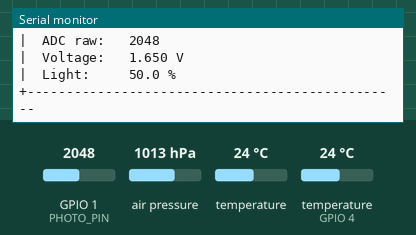
Bench run of a program on a simulated ESP32-S3. On the bench: the last lines printed to the serial monitor. Wiring (inferred from the names in the program): BMP280 pressure sensor at I2C address 0x76. Inputs (shaded band) come from the test bench; at power-on: air pressure 1013 hPa, temperature (sensor on GPIO 4) 24 °C, GPIO 1 (PHOTO_PIN) = 2048, temperature 24 °C (analog values on the 0–4095 scale).

Above: at 2.2 s.
2.3 s: air pressure set to 952 hPa
At 4.1 s:
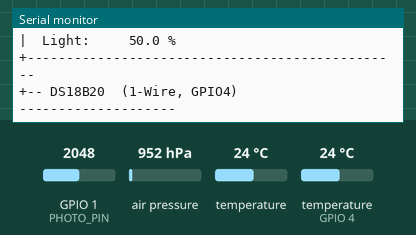
4.2 s: temperature (sensor on GPIO 4) set to 12 °C
At 5.7 s:
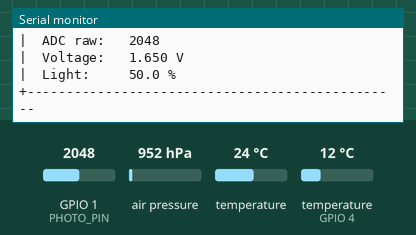
6.1 s: GPIO 1 (PHOTO_PIN) set to 2866
At 7.8 s:
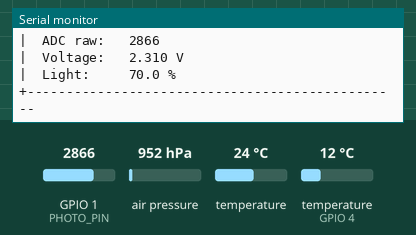
8.0 s: temperature (sensor 0) set to 12 °C
At 9.8 s:
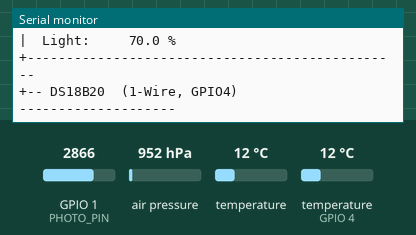
9.9 s: temperature (sensor on GPIO 4) set to 19 °C
At 11.3 s:
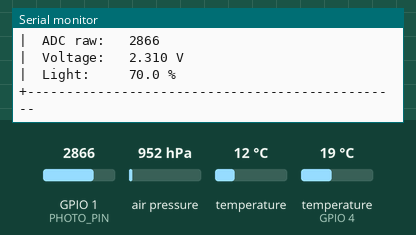
11.8 s: GPIO 1 (PHOTO_PIN) set to 3972
At 14.1 s:
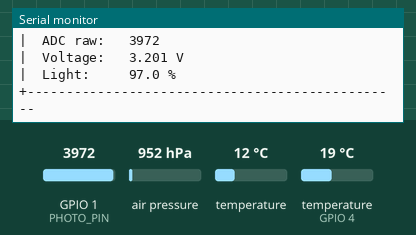
Timing chart, 0 to 14.7 s (numbered marks = the images above; inputs shaded):
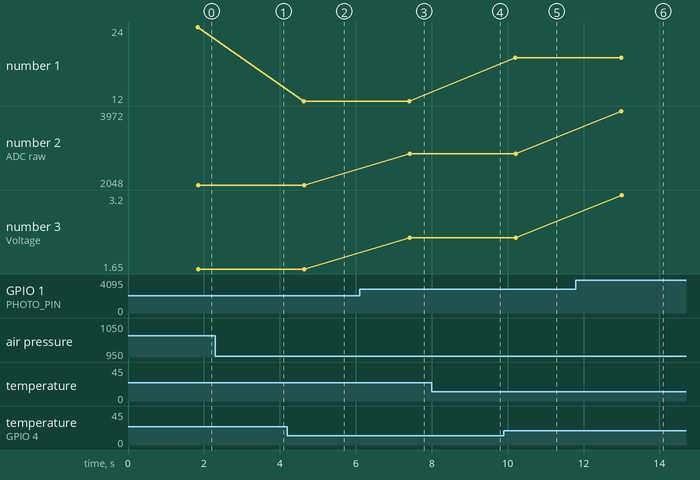

The program:

main.cpp
```cpp
/**
 * LAB 2.5 -- Complex Sensor Demo on ESP32-S3
 *
 * Sensors:
 *   DS18B20      -- 1-Wire digital temperature sensor
 *   BMP280       -- I2C barometric pressure + temperature sensor
 *   Photoresistor -- analog light sensor via ADC
 *
 * Wiring:
 *   DS18B20   DATA  -> GPIO4   (5.1 kOhm pull-up to 3.3V)
 *   DS18B20   VCC   -> 3.3V
 *   DS18B20   GND   -> GND
 *
 *   BMP280    SDA   -> GPIO41
 *   BMP280    SCL   -> GPIO42
 *   BMP280    VCC   -> 3.3V
 *   BMP280    GND   -> GND
 *   BMP280    addr  -> GND  (I2C address = 0x76)
 *
 *   Photoresistor: 3.3V -> 10kOhm -> GPIO1 -> photoresistor -> GND
 *   (higher light = lower resistance = higher voltage on GPIO1)
 */

#include <Arduino.h>
#include <Wire.h>
#include <OneWire.h>
#include <DallasTemperature.h>
#include "bmp280.h"

// --- Pin definitions ---------------------------------------------------------
#define ONE_WIRE_PIN   4    // DS18B20 data
#define I2C_SDA        41
#define I2C_SCL        42
#define PHOTO_PIN      1    // ADC -- photoresistor divider

// --- Objects -----------------------------------------------------------------
OneWire           oneWire(ONE_WIRE_PIN);
DallasTemperature ds18b20(&oneWire);
BMP280            bmp(0x76);

// --- Helpers -----------------------------------------------------------------
void printRomAddress(const uint8_t *addr) {
    for (uint8_t i = 0; i < 8; i++) {
        if (addr[i] < 0x10) Serial.print('0');
        Serial.print(addr[i], HEX);
        if (i < 7) Serial.print(':');
    }
}

// =============================================================================
// setup()
// =============================================================================
void setup() {
    Serial.begin(115200);
    delay(1000);

    Serial.println();
    Serial.println("================================================");
    Serial.println("  LAB 2.5 -- Complex Sensor Demo");
    Serial.println("  DS18B20 | BMP280 | Photoresistor");
    Serial.println("================================================");
    Serial.println();

    // --- 1-Wire / DS18B20 ----------------------------------------------------
    ds18b20.begin();
    Serial.printf("[1-Wire] Bus pin: GPIO%d\n", ONE_WIRE_PIN);
    uint8_t count = ds18b20.getDeviceCount();
    Serial.printf("[1-Wire] DS18B20 found: %d\n", count);
    if (count > 0) {
        for (uint8_t i = 0; i < count; i++) {
            DeviceAddress addr;
            if (ds18b20.getAddress(addr, i)) {
                Serial.printf("  Sensor [%d] ROM: ", i);
                printRomAddress(addr);
                Serial.println();
            }
        }
        ds18b20.setResolution(12);
        Serial.println("  Resolution: 12-bit (0.0625 C)");
    } else {
        Serial.println("  ERROR: no DS18B20 detected -- check wiring & pull-up");
    }
    Serial.println();

    // --- I2C / BMP280 --------------------------------------------------------
    Wire.begin(I2C_SDA, I2C_SCL);
    Serial.printf("[I2C]    SDA=GPIO%d  SCL=GPIO%d\n", I2C_SDA, I2C_SCL);

    // I2C bus scan -- helps diagnose wiring issues
    Serial.println("  Scanning I2C bus...");
    int found = 0;
    for (uint8_t addr = 1; addr < 127; addr++) {
        Wire.beginTransmission(addr);
        if (Wire.endTransmission() == 0) {
            Serial.printf("  -> device found at 0x%02X\n", addr);
            found++;
        }
    }
    if (found == 0) Serial.println("  -> no I2C devices found! Check SDA/SCL wiring.");
    if (!bmp.begin(Wire)) {
        Serial.println("  ERROR: BMP280 not found -- check wiring & address");
    } else {
        Serial.printf("  BMP280 found, chip ID: 0x%02X\n", bmp.chipID());
    }
    Serial.println();

    // --- ADC / Photoresistor -------------------------------------------------
    Serial.printf("[ADC]    Photoresistor pin: GPIO%d\n", PHOTO_PIN);
    analogReadResolution(12);   // 0-4095
    Serial.println();

    Serial.println("------------------------------------------------");
    Serial.println("Readings every 2 seconds");
    Serial.println("------------------------------------------------");
    Serial.println();
}

// =============================================================================
// loop()
// =============================================================================
void loop() {
    // --- DS18B20 -------------------------------------------------------------
    Serial.println("+-- DS18B20  (1-Wire, GPIO4) --------------------");
    ds18b20.requestTemperatures();
    uint8_t count = ds18b20.getDeviceCount();
    if (count == 0) {
        Serial.println("|  No sensor detected");
    } else {
        for (uint8_t i = 0; i < count; i++) {
            float t = ds18b20.getTempCByIndex(i);
            if (t == DEVICE_DISCONNECTED_C) {
                Serial.printf("|  Sensor [%d]: DISCONNECTED\n", i);
            } else {
                Serial.printf("|  Sensor [%d]: %.4f C\n", i, t);
            }
        }
    }

    // --- BMP280 --------------------------------------------------------------
    Serial.println("+-- BMP280   (I2C, SDA=41 SCL=42) --------------");
    float bmpTemp = bmp.readTemperature();
    float pressure = bmp.readPressure();        // already hPa
    float altitude = 44330.0f * (1.0f - powf(pressure / 1013.25f, 0.1903f));
    Serial.printf("|  Temperature: %.2f C\n", bmpTemp);
    Serial.printf("|  Pressure:    %.2f hPa\n", pressure);
    Serial.printf("|  Altitude:    %.1f m\n", altitude);

    // --- Photoresistor -------------------------------------------------------
    Serial.println("+-- Photoresistor  (ADC, GPIO1) -----------------");
    int raw = analogRead(PHOTO_PIN);                // 0-4095
    float voltage = raw * 3.3f / 4095.0f;
    // Light level as percentage: more light = more voltage (for this divider)
    float lightPct = (voltage / 3.3f) * 100.0f;
    Serial.printf("|  ADC raw:   %d\n", raw);
    Serial.printf("|  Voltage:   %.3f V\n", voltage);
    Serial.printf("|  Light:     %.1f %%\n", lightPct);

    Serial.println("+------------------------------------------------");
    Serial.println();

    delay(2000);
}
```

Measured:
- after the input at 4.2 s, the serial monitor: prints a new line after 0.43 s (image 2)
- after the input at 6.1 s, the serial monitor: prints a new line after 1.3 s (image 3)
- after the input at 9.9 s, the serial monitor: prints a new line after 0.30 s (image 5)
- after the input at 11.8 s, the serial monitor: prints a new line after 1.2 s (image 6)
- plotted number 1: 24 → 12 after the input at 4.2 s, 12 → 19 after the input at 9.9 s
- plotted number 2: 2048 → 2866 after the input at 6.1 s, 2866 → 3972 after the input at 11.8 s
- plotted number 3: 1.65 → 2.31 after the input at 6.1 s, 2.31 → 3.2 after the input at 11.8 s
